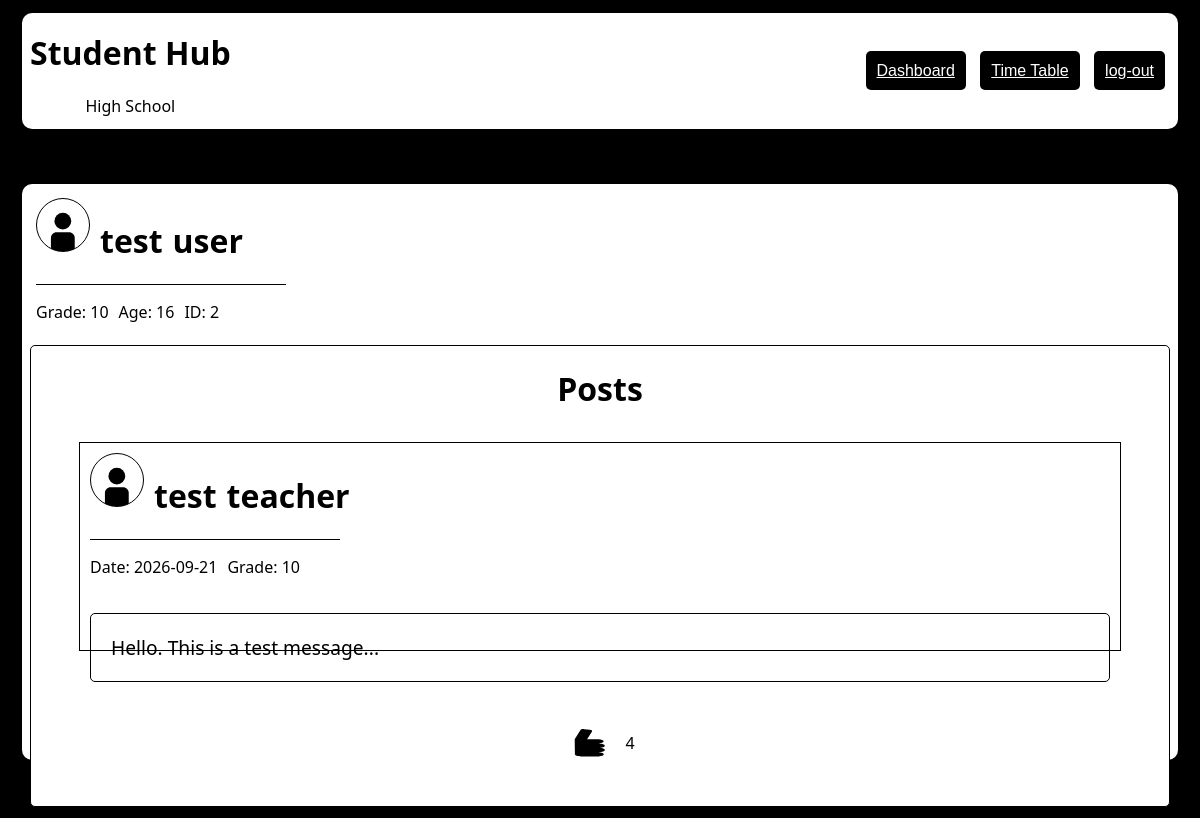
Page /User/student/dashboard.php (signed in) on the committed database.
### tables this page shows
CREATE TABLE `students` (
  `id` int(10) NOT NULL,
  `firstName` varchar(50) NOT NULL,
  `lastName` varchar(50) NOT NULL,
  `age` int(100) NOT NULL,
  `grade` int(50) NOT NULL,
  `email` varchar(50) NOT NULL,
  `password` varchar(255) NOT NULL
);

CREATE TABLE `posts` (
  `id` int(50) NOT NULL,
  `firstName` varchar(50) NOT NULL,
  `lastName` varchar(50) NOT NULL,
  `date` date NOT NULL DEFAULT current_timestamp(),
  `grade` varchar(50) NOT NULL,
  `message` varchar(250) NOT NULL,
  `reacts` int(11) NOT NULL
);

### src/db.php (called while the page is built, shortened)
<?php
    $servername = "localhost";
    $username   = "root";
    $password   = "";
    $db         = "users";
    $conn = new mysqli($servername, $username, $password, $db);
    $query_messages  = "SELECT id, firstName, lastName, date, grade, message, reacts FROM posts";
    $result_messages = mysqli_query($conn, $query_messages);
    if(isset($_SESSION['email'])) {
        $email = $_SESSION["email"];
        $email = mysqli_real_escape_string($conn, $email);
        $user_data_students = mysqli_query($conn, "SELECT * FROM `students` WHERE email='$email'");
        while($row = mysqli_fetch_array($user_data_students)){
            $SfirstName = $row['firstName'];
            $SlastName = $row['lastName'] ;
            $Sgrade = $row['grade'];
            $Sage = $row['age'];
            $Sid = $row['id'];
        }
    }
?>

### User/student/dashboard.php (the view, shortened to what this page needs)
<?php
include __DIR__ . '/../../src/db.php';
?>
<!DOCTYPE html>
<html lang="en">
<head>
    <link rel="stylesheet" href="../../src/style.css">
</head>
<body>
    <header class="container-header">
        <div class="title">
            <h1>Student Hub</h1>
            <p>High School</p>
        </div>
        <nav>
            <a href="#" class="btn" id="dashboard_btn">Dashboard</a>
            <a href="#" class="btn" id="time_table_btn">Time Table</a>
            <a href="../src/logout.php" class="btn" id="logout">log-out</a>
        </nav>
    </header>
    <div class="container-lg">
        <div class="profile">
            <div class="person">
                <div class="pfp"></div>
                <h1 class="fname"><?php  echo $SfirstName?></h1>
                <h1 class="lname"><?php  echo $SlastName?></h1>
            </div>
            <div class="divide"></div>
            <div class="person">
                <p class="grade">Grade: <?php echo $Sgrade?></p>
                <p class="age"> Age: <?php echo $Sage?></p>
                <p class="student-id"> ID: <?php echo $Sid?></p>
            </div>
        </div>
        <div class="global_posts" id="dashboard">
            <h1>Posts</h1>
            <?php
            if ($result_messages && mysqli_num_rows($result_messages) > 0) {
                while ($row = mysqli_fetch_assoc($result_messages)) {
                    echo "<div class='post'>";
                        echo "<div>";
                            echo "<div class='person'>";
                                echo "<div class='pfp'></div>";
                                echo "<h1>" . htmlspecialchars($row['firstName']) . "</h1>";
                                echo "<h1>" . htmlspecialchars($row['lastName']) . "</h1>";
                            echo "</div>";
                            echo "<div class='divide'></div>";
                            echo "<div class='person'>";
                                echo "<p>" . 'Date: '. htmlspecialchars($row['date']) . "</p>";
                                echo "<p>" . 'Grade: '. htmlspecialchars($row['grade']) . "</p>";
                            echo "</div>";
                        echo "</div>";
                        echo "<p class='message'>" . htmlspecialchars($row['message']) . "</p>";
                        echo "<form action='../src/reacts.php' method='POST' class='input-group'>";
                            echo "<button type='submit' class='react' id='react' name='react'></button>";
                            echo "<p>" . htmlspecialchars($row['reacts']) . "</p>";
                        echo "</form>";
                    echo "</div>";
                }
            } else {
                echo "<h1>" . "No posts" . "</h1>";
            }
            ?>
        </div>
</body>
</html>

### src/style.css (style rules this page uses)
body { background-color: black; place-items: center; display:grid; font-family: 'Lucida Sans', 'Lucida Sans Regular', 'Lucida Grande', 'Lucida Sans Unicode', Geneva, Verdana, sans-serif; }
.react { background-image: url('../assets/REACT.svg'); height: 50px; width: 50px; background-repeat: no-repeat; background-position: center; border: none; border-radius: 15px; transition: 0.2s linear; background-color: rgba(245, 222, 179, 0); }
.profile { display:grid; padding: 5px; width: auto; margin: 1px; height: auto; text-align: center; vertical-align: center; align-items: center; align-items: flex-start; }
.divide { background-color: black; height:1px; width: 250px; }
.message { padding:20px; border: 1px black solid; border-radius: 5px; font-size: larger; text-align: left; }
.pfp { height: 50px; width: 50px; background-image: url(../assets/user-default-pfp.svg); background-position: center; background-repeat: no-repeat; background-size: 100%; border-radius: 50%; padding: 1px; border: black 1px solid; transition: 0.2s linear; }
.person { display: flex; gap: 10px; }
.post { display: grid; border: solid, black, 1px; margin: 10px auto; padding: 10px; width: 85vw; height: 50%; }
p { font-family: 'Segoe UI', Tahoma, Geneva, Verdana, sans-serif; }
header { display: flex; color: white; vertical-align: middle; }
h1 { font-family:system-ui, -apple-system, BlinkMacSystemFont, 'Segoe UI', Roboto, Oxygen, Ubuntu, Cantarell, 'Open Sans', 'Helvetica Neue', sans-serif; }
form { padding: 5px; margin: 5px; }
.btn { color: white; padding: 10px; background-color: black; border: solid, rgba(0, 0, 0, 0), 1px; border-radius: 5px; margin: 10px; width: 200px; cursor: pointer; margin: 5px; transition: 0.2s linear; }
.container-lg { background:#fff; width:95vw; height: 70vh; padding:0.5rem; margin:50px auto; border-radius:10px; align-items: center; text-align: center; }
.container-header { background:#fff; width:95vw; height: 100px; padding:0.5rem; margin:5px auto; border-radius:10px; display: flex; justify-content: space-between; align-items: center; text-align: center; color:black; }
.input-group { display: flex; gap: 10px; place-items: center; padding:1% 0; position:relative; justify-content: center; align-items: center; }
.global_posts { background-color: white; margin-bottom: 5px; border-radius: 5px; margin: 1px auto; border: 1px solid black; display: grid; width: auto; overflow: auto; }

### rows in the picture
students: firstName "test", lastName "user", grade "10", age "16", id "2"
posts: firstName "test", lastName "teacher", date "2026-09-21", grade "10", message "Hello. This is a test message...", reacts "4"
